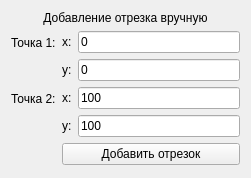
   <widget class="QWidget" name="formLayoutWidget_2">
    <property name="geometry">
     <rect>
      <x>1040</x>
      <y>710</y>
      <width>251</width>
      <height>178</height>
     </rect>
    </property>
    <layout class="QFormLayout" name="addLineForm">
     <item row="1" column="0">
      <widget class="QLabel" name="lineP1Label">
       <property name="text">
        <string>Точка 1:</string>
       </property>
      </widget>
     </item>
     <item row="2" column="0">
      <widget class="QLabel" name="lineP2Label">
       <property name="text">
        <string>Точка 2:</string>
       </property>
      </widget>
     </item>
     <item row="1" column="1">
      <layout class="QFormLayout" name="lineP1Form">
       <item row="0" column="0">
        <widget class="QLabel" name="lineP1XLabel">
         <property name="text">
          <string>x:</string>
         </property>
        </widget>
       </item>
       <item row="1" column="0">
        <widget class="QLabel" name="lineP1YLabel">
         <property name="text">
          <string>y:</string>
         </property>
        </widget>
       </item>
       <item row="0" column="1">
        <widget class="QLineEdit" name="lineP1X">
         <property name="text">
          <string>0</string>
         </property>
        </widget>
       </item>
       <item row="1" column="1">
        <widget class="QLineEdit" name="lineP1Y">
         <property name="text">
          <string>0</string>
         </property>
        </widget>
       </item>
      </layout>
     </item>
     <item row="2" column="1">
      <layout class="QFormLayout" name="lineP2Form">
       <item row="0" column="0">
        <widget class="QLabel" name="lineP2XLabel">
         <property name="text">
          <string>x:</string>
         </property>
        </widget>
       </item>
       <item row="1" column="0">
        <widget class="QLabel" name="lineP2YLabel">
         <property name="text">
          <string>y:</string>
         </property>
        </widget>
       </item>
       <item row="0" column="1">
        <widget class="QLineEdit" name="lineP2X">
         <property name="text">
          <string>100</string>
         </property>
        </widget>
       </item>
       <item row="1" column="1">
        <widget class="QLineEdit" name="lineP2Y">
         <property name="text">
          <string>100</string>
         </property>
        </widget>
       </item>
      </layout>
     </item>
     <item row="3" column="1">
      <widget class="QPushButton" name="addLineButton">
       <property name="text">
        <string>Добавить отрезок</string>
       </property>
      </widget>
     </item>
     <item row="0" column="0" colspan="2">
      <widget class="QLabel" name="addLineLabel">
       <property name="text">
        <string>Добавление отрезка вручную</string>
       </property>
       <property name="alignment">
        <set>Qt::AlignmentFlag::AlignCenter</set>
       </property>
      </widget>
     </item>
    </layout>
   </widget>
